Frame 1 (no input): blank canvas, image omitted
Frame 60 (no input): blank canvas, image omitted
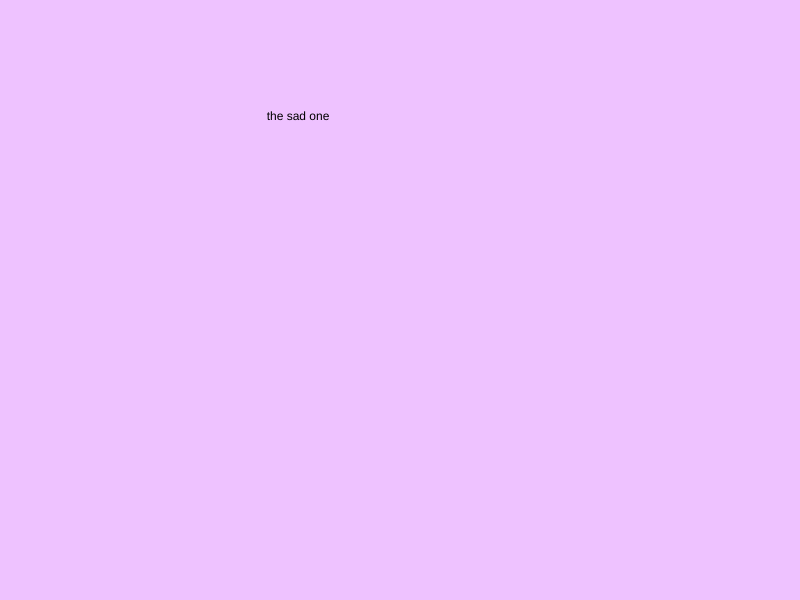
Frame 120 (the mouse pressed at the canvas centre since frame 60)

The p5.js sketch whose frames 1 and 60 were blank and that drew this single picture after the mouse press (run headless with seeded random() and noise() and a simulated clock; from frame 60 on, the mouse is pressed at the canvas centre):

// p5.js sketch
// ── sketch.js
//owls
let owls = [{
    name: "the sad one",
    color: "blue and purpule"
  }, {
    name:"mull",
    color:"pink"
  }, {
    name: "the happy one",
    color: "yellow"
  }, {
    name: "joy",
    color:"star"
  }];
  
  let star = ["#E6E82D","#FF4F00","#C2FFCD", "#EEC2FF","#EEFFFF"];
  
  let randomIndex;
  
  function setup(){
    createCanvas(displayWidth,displayHeight);
    background(186, 136, 240 );

    text("click to randomize,50,50");

    setTimeout(changeBackground,1000);
  }
  
  function changeBackground(){
    background(random(225),random(225),random(225));
    setTimeout(changeBackground, 1000);
  }
 // function setup() {
//     cearteCanvas(600,600);
//     background(200);

//     owls[0]= "one"
//     owls[1]= "two"

//     console.log("initial arry is");
//     console.log(owls);

//     owls.splice(4,1);
//     console.log("array after splice")
//     console.log(owls);

//     owls.unshift("alive");
//     console.log("array after push")
//     console.log(owls);

// }

  
  function draw(){
  
  }
  
  function mousePressed(){
    if(owls[0]){

    }
    background(random(star));
    randomIndex = int(random(owls.length));
   text(owls[randomIndex].name ,width/3,height*0.2);
   owls.splice(randomIndex,1);
  
  }
